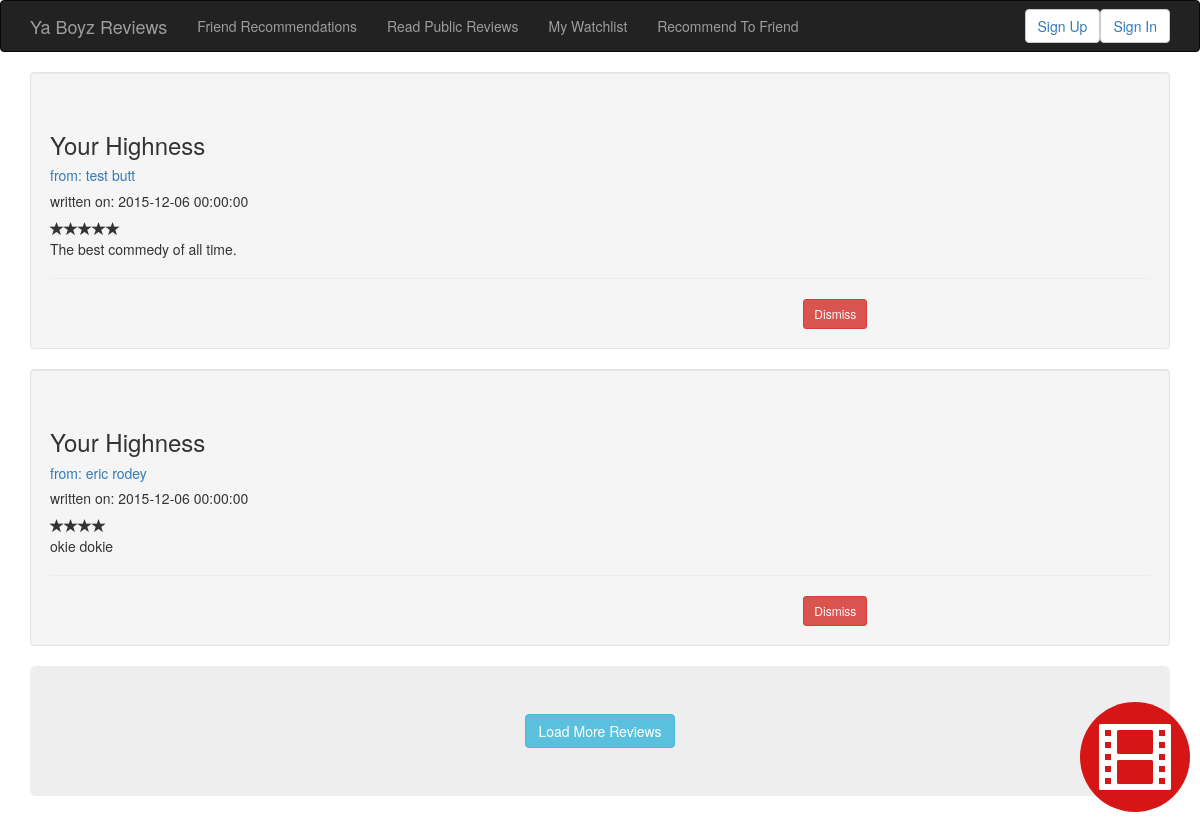
The page /public_reviews.php on the database as committed earlier.
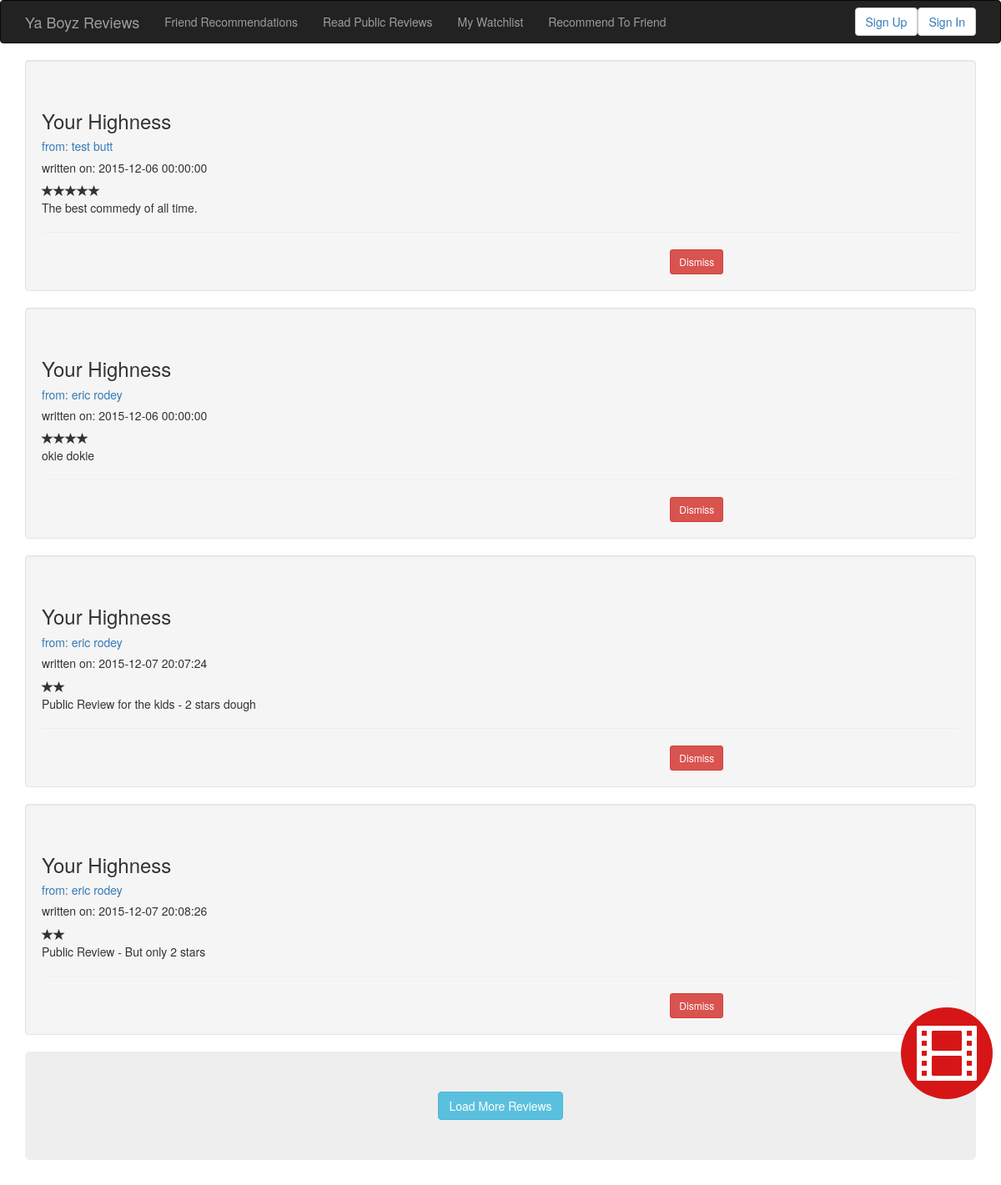
The same page on the database as committed later.
### tables this page shows
CREATE TABLE IF NOT EXISTS `UserReview` (
  `id` int(10) NOT NULL,
  `rating` int(1) NOT NULL,
  `comment` varchar(2500) DEFAULT NULL,
  `media` int(10) NOT NULL COMMENT 'foreignkey to media',
  `user` int(10) NOT NULL COMMENT 'foreignkey to user',
  `date_created` datetime NOT NULL
);

CREATE TABLE IF NOT EXISTS `Media` (
  `id` int(10) NOT NULL,
  `title` varchar(50) NOT NULL
);

CREATE TABLE IF NOT EXISTS `User` (
  `id` int(10) NOT NULL,
  `first_name` varchar(50) NOT NULL,
  `last_name` varchar(50) NOT NULL,
  `email` varchar(50) NOT NULL,
  `password` varchar(50) NOT NULL,
  `date_created` datetime NOT NULL
);

### settings.php (called while the page is built)
<?php
    $db_connection = array();
    $db_connection['host'] = "localhost";
    $db_connection['username'] = "root";
    $db_connection['password'] = "";
    $db_connection['database'] = "yourboyzreviews";
?>

### connection.php (called while the page is built, shortened)
<?php
    require_once 'settings.php';
    class DatabaseConnection
    {
        private $host = "localhost";
        private $username = "username";
        private $password = "password";
        private $database = "";
        private $mysqli;
        public function __construct ()
        {
            global $db_connection;
            $host = $db_connection['host'];
            $username = $db_connection['username'];
            $password = $db_connection['password'];
            $database = $db_connection['database'];
        }
        public function setup ($host, $username, $password, $db)
        {
            $this->host = $host;
            $this->username = $username;
            $this->password = $password;
            $this->database = $db;
        }
        public function connect ()
        {
            try {
                if (!$this->mysqli = new mysqli($this->host, $this->username, $this->password, $this->database))
                    throw new Exception("Cannot Connect to " . $this->host);
            } catch (Exception $e) {
                echo $e->getMessage();
                exit;
            }
        }
        public function prepare_statement($statement) {
            return $this->mysqli->prepare($statement);
        }
        public function send_sql($statement) {
            return $this->mysqli->query($statement);
        }
    }
?>

### mediapost.php (called while the page is built, shortened)
<?php
require_once 'connection.php';
    class MediaPost{
        private $dbConnection;
        public function __construct(){
            $this->dbConnection = new DatabaseConnection();
        }
        public function getAllReviews() {
            $query_string = "SELECT * FROM `UserReview`;";
            $result = $this->dbConnection->send_sql($query_string);
            if ($result)
                return $result;
            else
                echo "horiffic failure";
        }
        public function getMediaById($media_id) {
            $query_string = "SELECT * FROM `Media` WHERE `id` = " . $media_id;
            $result = $this->dbConnection->send_sql($query_string);
            if ($result)
                return $result->fetch_object();
            else
                echo "horiffic failure";
        }
}
?>

### user.php (called while the page is built, shortened)
<?php
require_once 'connection.php';
    class User{
        private $dbConnection;
        public function __construct(){
            $this->dbConnection = new DatabaseConnection();
        }
        public function getFullNameById($id){
            $result = $this->dbConnection->send_sql("SELECT * FROM `User` WHERE `id` = " . $id);
            if ($result){
                $result = $result->fetch_object();
                return $result->first_name . " " . $result->last_name;
            }
            else{
                return false;
            }
        }
}
?>

### public_reviews.php (the view, shortened to what this page needs)
<!DOCTYPE html>
<html>
<head>
    <?php include_once 'header.php'; ?>
</head>
<body>
    <section id="head-bar">
        <?php include_once 'navbar.php'; ?>
    </section>
    <div class="container">
        <?php
            require_once 'mediapost.php';
            require_once 'user.php';
            $user_object = new User();
            $post = new MediaPost();
            $reviews = $post->getAllReviews();
            while ($review = $reviews->fetch_object()) {
                $media = $post->getMediaById($review->media);
                $full_user_name = $user_object->getFullNameById($review->user);
                $url_link = "conversation.php?friend_id=" . $review->user;
                ?>
                <div class="well">
                    <div class="page-header">
                        <h3><?php echo $media->title; ?></h3>
                        <h5><a href="<?php echo $url_link; ?>" >from:
                        <?php
                        echo $full_user_name;
                        ?>
                        </a></h5>
                        <h5>
                        written on:
                        <?php
                        echo $review->date_created;
                        ?>
                         </h5>
                         <?php
                         for ($i = 0; $i < $review->rating; $i++)
                            echo '<span class="glyphicon glyphicon-star"></span>';
                        ?>
                        <p>
                        <?php echo $review->comment; ?>
                        </p>
                    </div>
                <div class="row">
                    <div class="col-md-8"></div>
                    <div class="col-md-4">
                        <a class="btn btn-danger btn-sm">Dismiss</a>
                    </div>
                </div>
                </div>
                <?php
            }
        ?>
    </div>
    <div class="container">
        <div class="jumbotron">
            <div class="row">
                <div class="col-md-4"></div>
                <div class="col-md-4" style="text-align:center;">
                <button class="btn btn-primary btn-info">Load More Reviews</button>
                </div>
                <div class="col-md-4"></div>
            </div>
        </div>
    </div>
</body>
</html>

### header.php (shortened to what this page needs)
<link rel="stylesheet" type="text/css" href="bootstrap/bootstrap-3.3.6-dist/css/bootstrap.css">
<link rel="stylesheet" type="text/css" href="bootstrap/bootstrap-3.3.6-dist/css/base.css">

### navbar.php (shortened to what this page needs)
<nav class="navbar navbar-inverse">
    <div class="container">
        <a class="navbar-brand" href="home.php">Ya Boyz Reviews</a>
        <div class="collapse navbar-collapse" id="navbar-collapse-1">
            <ul class="nav navbar-nav">
                <li><a href="friend_reviews.php">Friend Recommendations</a></li>
                <li><a href="public_reviews.php">Read Public Reviews</a></li>
                <li><a href="user_watchlist.php">My Watchlist</a></li>
                <li><a href="recommend.php">Recommend To Friend</a></li>
            </ul>
            <?php
                if(isset($_SESSION['authenticated_user'])) {
                    require_once 'user.php';
                    $auth_user = $_SESSION['authenticated_user'];
                    $nav_user = new User();
                    $user_name = $nav_user->getFullNameById($auth_user);
                    echo '<button type="button" class="btn btn-default navbar-btn navbar-right"><a href="signout.php">Sign Out</a></button>';
                    echo '<p class="navbar-text navbar-right" style="margin-right:10px;">Signed in as <a href="#" class="navbar-link">' . $user_name . ' </a> </p>';
                }
                else {
                    echo '<button type="button" class="btn btn-default navbar-btn navbar-right"><a href="signin.php">Sign In</a></button>';
                    echo '<button type="button" class="btn btn-default navbar-btn navbar-right"><a href="signup.php">Sign Up</a></button>';
                }
            ?>
        </div>
    </div>
</nav>
<div id="ankle_container">
<a href="recommend.php"><span data-toggle="tooltip" title="Recommend Now!" id="ankle_icon" class="glyphicon glyphicon-film"></span></a>
</div>

Rows that differ between the two databases and show on the page:
added userreview: media.title "Your Highness", user.last_name "eric rodey", date_created "2015-12-07 20:07:24", rating 2 (drawn), comment "Public Review for the kids - 2 stars dough"
added userreview: media.title "Your Highness", user.last_name "eric rodey", date_created "2015-12-07 20:08:26", rating 2 (drawn), comment "Public Review - But only 2 stars"
